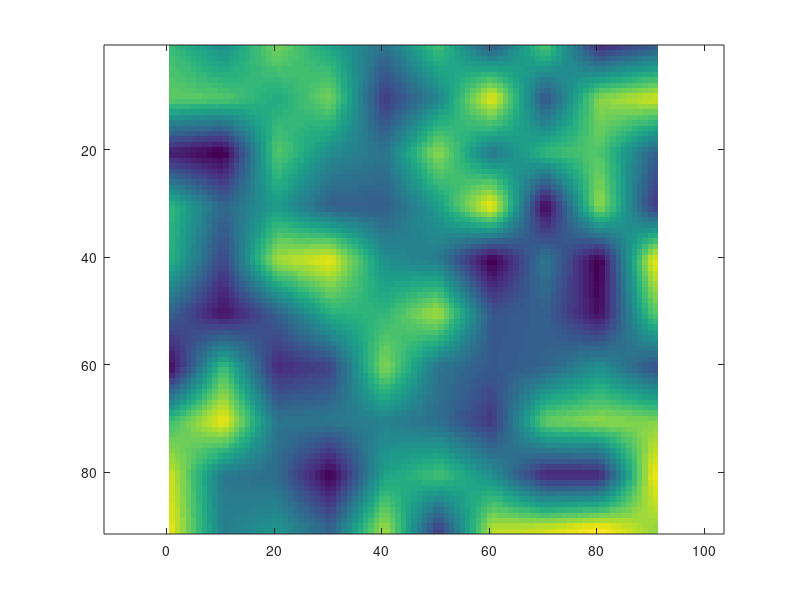

The MATLAB source for this figure:


function [fi]=f_plot_smooth(dtdoa_grid,dx,xmax,interpf,gsize)


if(~nargin)
    num_bs = 4;
    num_cells = 10;
    dtdoa_grid = cell(num_bs-1,1);
    for bs=1:num_bs-1
        dtdoa_grid{bs} = rand(num_cells);
    end
    x = 0.5:0.1:2.95;
    y = x;
    [xm ym] = meshgrid(x,y);
    interpf = 10;
    xmax = 3;
    dx = xmax/num_cells;
    gsize = 10;
end
num_cells = length(dtdoa_grid{1});
num_bs = length(dtdoa_grid)+1;

% Define meshgrid
xm_ = (dx/2):dx:(xmax-dx/2);
ym_ = xm_;
[xm ym] = meshgrid(xm_,ym_);

% Interpolate onto finer meshgrid
dxx = dx/interpf;
xmi_ = (dx/2):dxx:(xmax-dx/2);
ymi_ = xmi_;
[xmi ymi] = meshgrid(xmi_,ymi_);
dtdoa_grid_i = cell(num_bs-1,1);
for bs=1:num_bs-1
    dtdoa_grid_i{bs}=interp2(xm,ym,dtdoa_grid{bs},xmi,ymi);
end

% Gaussian Kernel
h = fspecial('gaussian',gsize);
fi = cell(num_bs-1,1);
for bs=1:num_bs-1
    i = dtdoa_grid_i{bs};
    fi{bs} = imfilter(i,h,'replicate');
end

if(~nargin)
    figure
    imagesc(fi{1});
    axis equal
end

end